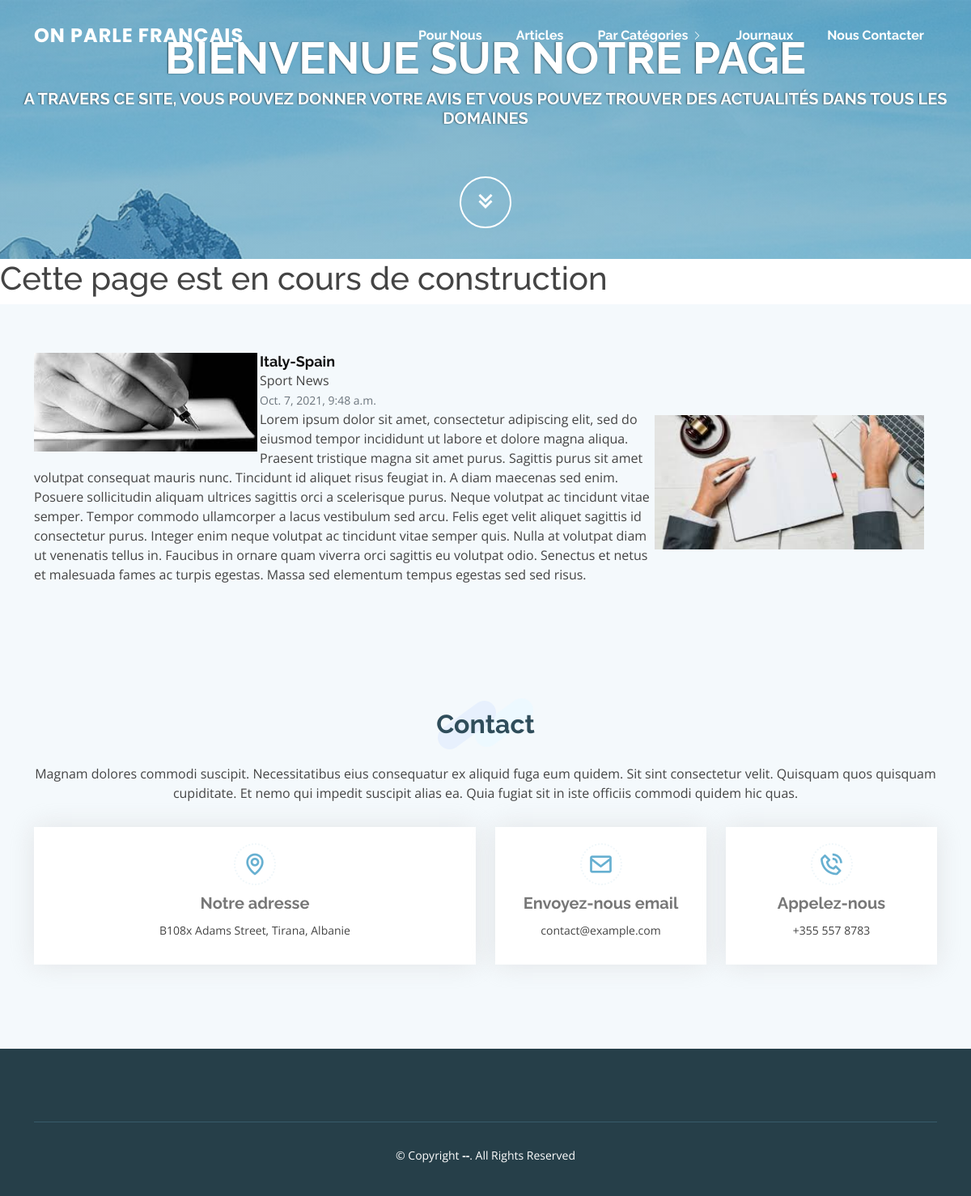
The page /single_article/Italy-Spain on the database its author committed.
### articles/models.py (models this page shows, shortened)
class Article(models.Model):
    HEALTH = 'HL'
    ACTUALITY = 'ACT'
    SPORT = 'SP'
    POLITICS = 'POL'
    BUSINESS = 'BNS'
    ENTERTAINMENT = 'ENTM'
    HISTORY = 'HS'
    LITERATURE = 'LTR'
    CATEGORY_ARTICLE_CHOICES = [
        (HEALTH, 'Health'),
        (ACTUALITY, 'Actuality'),
        (SPORT, 'Sport'),
        (POLITICS, 'Politics'),
        (ENTERTAINMENT, 'Entertainment'),
        (HISTORY, 'History'),
        (LITERATURE, 'Literature'),
    ]
    category = models.CharField(
        max_length=4,
        choices=CATEGORY_ARTICLE_CHOICES,
        default=ACTUALITY,
    )
    title = models.CharField(max_length=1024)
    authors = models.CharField(max_length=1024)
    content = models.TextField()
    authors_image = models.ImageField(upload_to='images/', max_length=100, null=True, blank=True)
    content_image = models.ImageField(upload_to='images/', max_length=100, null=True, blank=True)
    created_at = models.DateTimeField(auto_now_add=True)
    slug = models.SlugField(max_length=1024, null=True, blank=True)
    class Meta:
        ordering = ('created_at',)
    @property
    def authors_image_url(self):
        if self.authors_image and hasattr(self.authors_image, 'url'):
            return self.authors_image.url
        else:
            return "/static/img/authors_default_image.jpg"
    @property
    def content_image_url(self):
        if self.content_image and hasattr(self.content_image, 'url'):
            return self.content_image.url
        else:
            return "/static/img/content_default_image.jpg"

### articles/views.py (the view)
# urls.py: path('single_article/<slug:slug>', views.ArticleDetailView.as_view(), name='single_article'),
class ArticleDetailView(DetailView):
    template_name = "articles/single_article.html"
    queryset = Article.objects.all()
    context_object_name = "item"

### articles/templates/articles/single_article.html
{% extends 'articles/base.html' %} {% load static %} {% block content %}
<section id="testimonials" class="testimonials section-bg">
  <div class="container">
    <div class="row">
      <div class="col-lg-12" data-aos="fade-up" data-aos-delay="100">
        <div class="testimonial-item">
          <img
            src="{{ item.authors_image_url }}"
            class="testimonial-img"
            alt=""
          />
          <img
            src="{{ item.content_image_url }}"
            class="testimonial-content-img"
            alt="content-img"
          />
          <h3>{{ item.title }}</h3>
          {{ item.authors }}
          <br />
          <small class="text-muted">{{item.created_at}}</small>
          <br />
          {{ item.content }}
        </div>
      </div>
    </div>
  </div>
</section>
{% endblock content %}

### static/css/style.css (style rules this page uses)
body { font-family: "Open Sans", sans-serif; color: #444444; }
h1, h2, h3, h4, h5, h6 { font-family: "Raleway", sans-serif; }
section { padding: 60px 0; overflow: hidden; }
.section-bg { background-color: #f4f9fc; }
.testimonials .testimonial-item { box-sizing: content-box; text-align:left; min-height: 320px; }
.testimonials .testimonial-item .testimonial-img { width: 25%; border-radius: 0; float: left; margin: 15px, 5px 0px, 0px; padding-right: 3px; }
.testimonials .testimonial-item .testimonial-content-img { width: 30%; border-radius: 0; float: right; margin: 75px 15px 0px 0px; padding: 2px 1px 0px 1px ; }
.testimonials .testimonial-item h3 { font-size: 18px; font-weight: bold; margin: 0 0 0; color: #111; }

### rows shown on the page
Article: title "Italy-Spain", authors "Sport News", created_at "Oct. 7, 2021, 9:48 a.m.", content "Lorem ipsum dolor sit amet, consectetur adipiscing elit, sed do eiusmod tempor incididunt ut labore et dolore magna aliqua. Praesent tristique magna sit amet purus. Sagittis purus sit amet volutpat consequat mauris nunc. Tincidunt id aliquet risus feugiat in. A diam maecenas sed enim. Posuere sollicitudin aliquam ultrices sagittis orci a scelerisque purus. Neque volutpat ac tincidunt vitae semper. Tempor commodo ullamcorper a lacus vestibulum sed arcu. Felis eget velit aliquet sagittis id consectetur purus. Integer enim neque volutpat ac tincidunt vitae semper quis. Nulla at volutpat diam ut venenatis tellus in. Faucibus in ornare quam viverra orci sagittis eu volutpat odio. Senectus et…"
